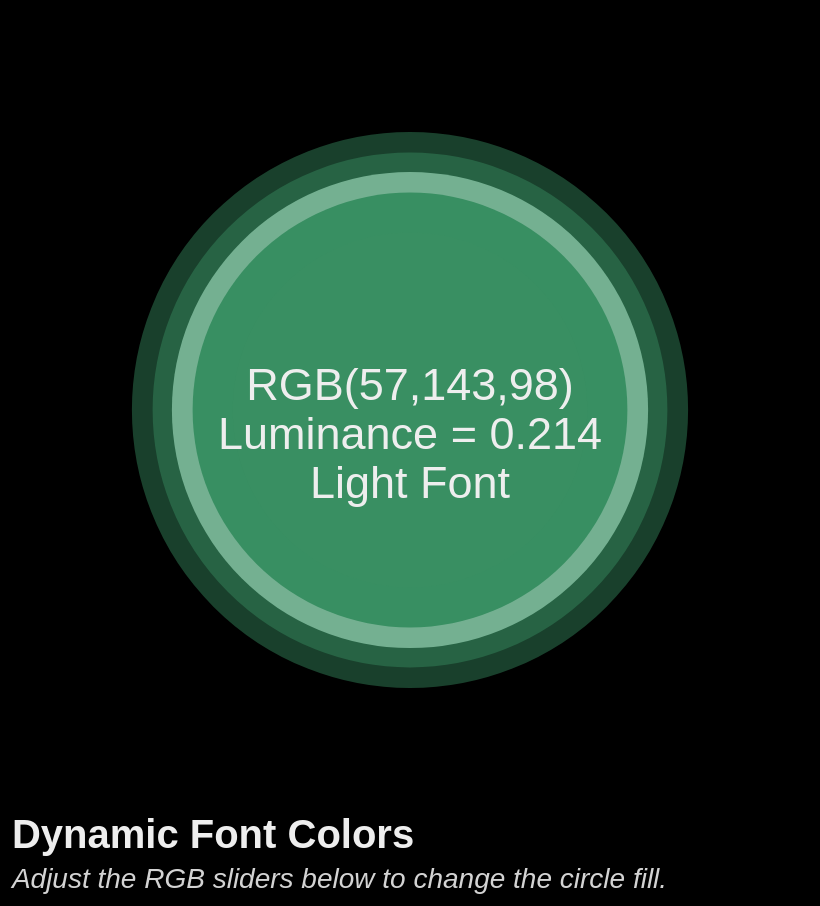

Vega-Lite specification stored for this chart:
### Vega-Lite specification from a JSON file in a GitHub repository (floating-point values rounded to 4 significant figures)
{"$schema": "https://vega.github.io/schema/vega-lite/v5.json", "description": "A demonstration of leveraging the luminance() expression to determine whether to use dark or light font", "usermeta": {"developedBy": "Madison Giammaria", "LinkedIn": "https://www.linkedin.com/in/madison-giammaria-58463b33", "email": "giammariam@gmail.com"}, "width": 350, "height": 250, "title": {"text": "Dynamic Font Colors", "anchor": "start", "orient": "bottom", "color": "#eee", "fontSize": 20, "subtitle": "Adjust the RGB sliders below to change the circle fill.", "subtitleColor": "lightgray", "subtitleFontSize": 14, "subtitleLineHeight": 100, "subtitleFontStyle": "italic", "subtitlePadding": 5}, "background": {"expr": "'#000'"}, "params": [{"name": "r", "value": 57, "bind": {"input": "range", "min": 0, "max": 256, "step": 1, "name": "R"}}, {"name": "g", "value": 143, "bind": {"input": "range", "min": 0, "max": 256, "step": 1, "name": "G"}}, {"name": "b", "value": 98, "bind": {"input": "range", "min": 0, "max": 256, "step": 1, "name": "B"}}, {"name": "rgb", "expr": "rgb(r,g,b)"}], "layer": [{"name": "circle_background1", "data": {"values": [{}]}, "mark": {"type": "arc", "radius": {"expr": "min(width/2.1,height/2.1)"}, "x": {"expr": "width/2"}, "y": {"expr": "height/2"}, "fill": "#fff", "stroke": {"expr": "rgb"}, "strokeWidth": 40, "strokeOpacity": {"expr": "0.45"}}}, {"name": "circle_background2", "data": {"values": [{}]}, "mark": {"type": "arc", "radius": {"expr": "min(width/2.3,height/2.3)"}, "x": {"expr": "width/2"}, "y": {"expr": "height/2"}, "fill": {"expr": "rgb"}, "stroke": {"expr": "rgb"}, "strokeWidth": 40, "strokeOpacity": {"expr": "0.45"}}}, {"name": "circle_labels", "data": {"values": [{}]}, "mark": {"type": "text", "text": {"expr": "['RGB('+ r +',' + g + ',' + b + ')', 'Luminance = ' + format(clamp(luminance(rgb), 0, 1), '0.3f'), (luminance(rgb) >= 0.45 ? 'Dark' : 'Light') + ' Font']"}, "align": "center", "baseline": "bottom", "fontSize": 22.5, "x": {"expr": "width/2"}, "y": {"expr": "height/2"}, "fill": {"expr": "luminance(rgb) >= 0.45 ? '#222' : '#eee'"}}}]}
